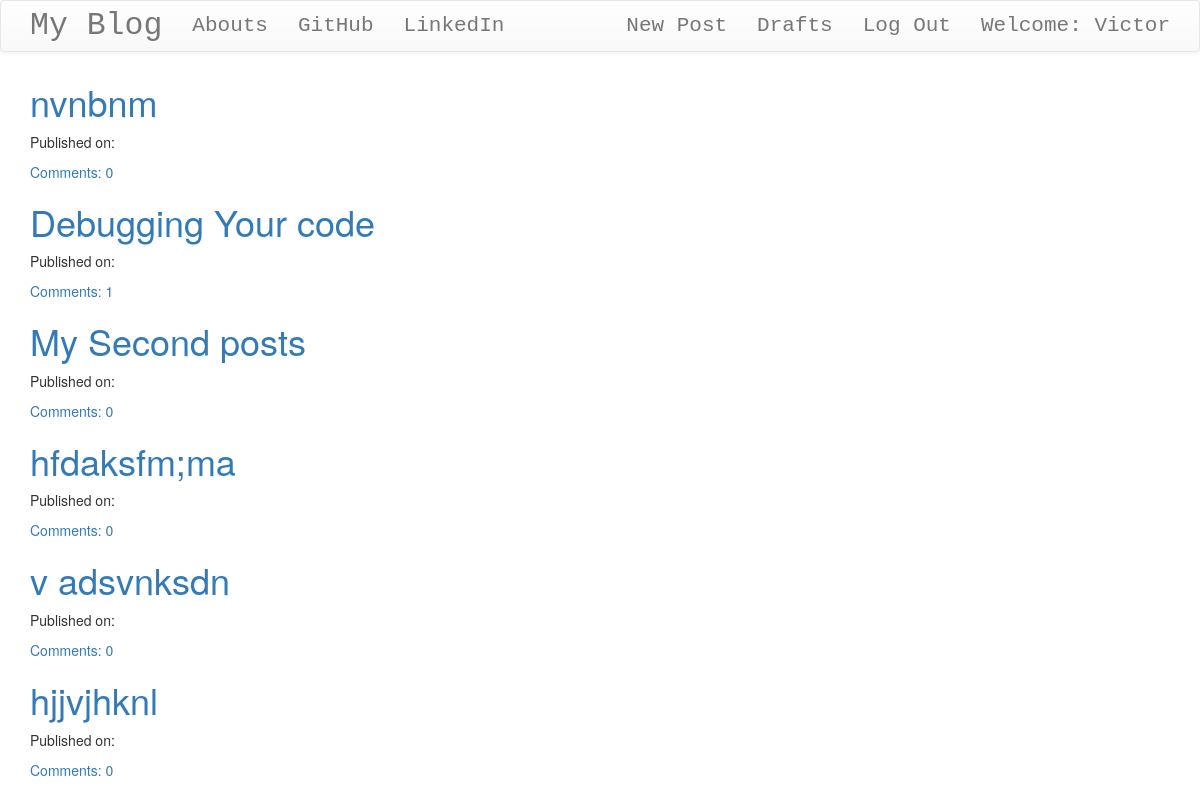
Screenshot of / (signed in) with the database file from the repository.
### blog/models.py (models this page shows, shortened)
class Post(models.Model):
    author = models.ForeignKey('auth.User', on_delete=models.CASCADE) # Directly linking to the authorization user
    title = models.CharField(max_length=200)
    text = models.TextField()
    create_date = models.DateTimeField(default=timezone.now())
    published_date = models.DateTimeField(blank=True, null=True)
    def publish(self):
        self.published_date = timezone.now()
        self.save()
    def approve_comments(self):
        return self.comments.filter(approved_comments=True)

### blog/views.py (the view)
# urls.py: path('', views.PostListView.as_view(), name='post_list'),
class PostListView(ListView):
    model = Post
    def get_queryset(self):
        return Post.objects.filter(published_date__lte=timezone.now()).order_by('-published_date')

### blog/templates/blog/post_list.html
<!DOCTYPE html>
{% extends 'blog/base.html' %}
{% block content %}
    <div class="centerstage">
        {% for post in post_list %}
            <div class="post">
                <h1><a href="{% url 'post_detail' pk=post.pk %}">{{ post.title }}</a></h1>
            </div>
            <div class="date">
                <p>Published on: {{ post.publish|date:"D M Y"}}</p>
            </div>
            <a href="{% url 'post_detail' pk=post.pk %}">Comments: {{ post.approve_comments.count }}</a>
        {% endfor %}
    </div>
{% endblock %}

### blog/templates/blog/base.html (shortened to what this page needs)
<!DOCTYPE html>
{% load static %}
<html lang="en">
<head>
    <link rel="stylesheet" href="https://maxcdn.bootstrapcdn.com/bootstrap/3.3.7/css/bootstrap.min.css">
    <link rel="stylesheet" href="https://maxcdn.bootstrapcdn.com/bootstrap/3.3.7/css/bootstrap-theme.min.css">
    <link rel="stylesheet" href="//cdn.jsdelivr.net/npm/medium-editor@latest/dist/css/medium-editor.min.css" type="text/css" media="screen" charset="utf-8">
    <link rel="stylesheet" href="{% static "css/blog.css" %}">
</head>
<body class="loader">
    <nav class="navbar navbar-default techfont custom-navbar">
        <div class="container">
            <ul class="nav navbar-nav">
                <li><a href="{% url 'post_list' %}" class="navbar-brand bigbrand">My Blog</a></li>
                <li><a href="{% url 'about' %}">Abouts</a></li>
                <li><a href="https://www.github.com/Chukwuebuka2" target="_blank">GitHub</a></li>
                <li><a href="https://www.linkedin.com/in/chukwuebuka-nwokporo-018a98175" target="_blank">LinkedIn</a></li>
            </ul>
            <ul class="nav navbar-nav navbar-right">
                {% if user.is_authenticated %}
                    <li>
                        <a href="{% url 'post_new' %}">New Post</a>
                    </li>
                    <li>
                        <a href="{% url 'post_draft_list' %}">Drafts</a>
                    </li>
                    <li>
                        <a href="{% url 'logout' %}">Log Out</a>
                    </li>
                    <li>
                        <a>Welcome: {{ user.username }}</a>
                    </li>
                {% else %}
                    <li><a class="nav navbar-right" href="{% url 'login' %}"><span class="glyphicon glyphicon-user"></span></a></li>
                {% endif %}
            </ul>
        </div>
    </nav>
    <div class="content container">
        <div class="row">
            <div class="col-md-8">
                <div class="blog_posts">
                    {% block content %}
                    {% endblock %}
                </div>
            </div>
        </div>
    </div>
</body>
</html>

### blog/static/css/blog.css (style rules this page uses)
.techfont { font-family: 'Courier New', Courier, monospace; font-size: 1.5em; margin-bottom: 10px; }
.bigbrand { font-size: 1.5em; }
.centerstage { margin-left: auto; margin-right: auto; }
.loader { filter: hue-rotate(0deg); color: linear-gradient(45deg, #0f8, #08f); animation: 10000ms infinite linear; }

### rows the page displays
Post: title "nvnbnm", approve_comments.count "0"
Post: title "Debugging Your code", approve_comments.count "1"
Post: title "My Second posts", approve_comments.count "0"
Post: title "hfdaksfm;ma", approve_comments.count "0"
Post: title "v adsvnksdn", approve_comments.count "0"
Post: title "hjjvjhknl", approve_comments.count "0"

### other values shown
{{ user.username }} "Victor"
